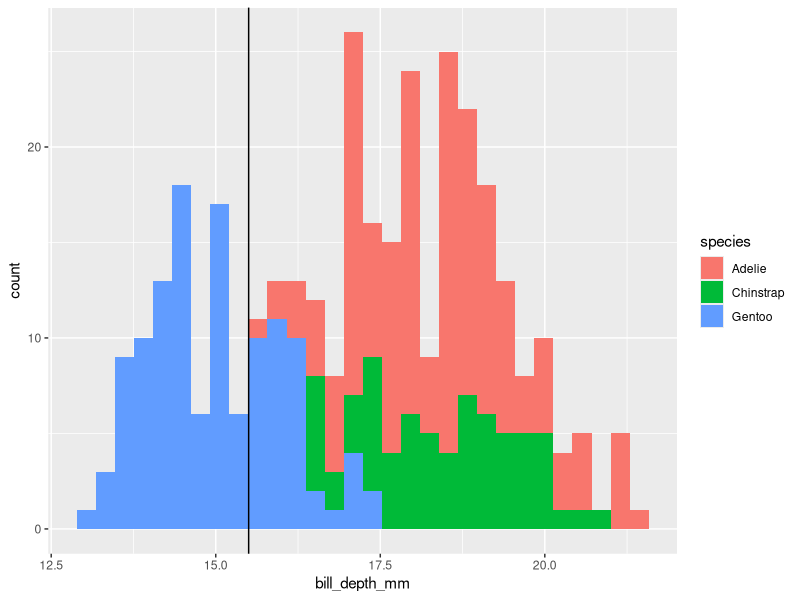

Recreate this plot in R.
## ---- chunk 1
library(tidyverse)
library(palmerpenguins)
library(here)
## ---- chunk 2
#penguins <- read_csv(here("data/penguins_lter.csv"))
penguins <- palmerpenguins::penguins
## ---- chunk 3
gentoo_penguins_long_bill <- penguins %>% 
  filter(species == "Gentoo", bill_depth_mm >= 15.5)
## ---- chunk 4
ggplot(penguins, aes(x = bill_depth_mm, fill = species)) +
  geom_histogram() +
  geom_vline(xintercept = 15.5)
## ---- chunk 5
penguins %>% 
  filter(sex == "male", island == "Biscoe" | island == "Dream")
## ---- chunk 6
penguins %>% 
  filter(sex == "female", species == "Adelie", bill_length_mm < 35)
## ---- chunk 7
penguins %>% 
  filter(sex == "female", species == "Chinstrap", island == "Torgersen" | island == "Dream")
## ---- chunk 8
penguins %>% 
  filter(species == "Gentoos" | body_mass_g > 4500)
## ---- chunk 9
penguins %>%
  select(body_mass_g)
## ---- chunk 10
penguins %>%
  select(bill_length_mm:body_mass_g, year)
## ---- chunk 11
penguins %>%
  select(-island)
## ---- chunk 12
penguins %>%
  select(!c(species, sex, year))
## ---- chunk 13
penguins %>%
  select(species, ends_with("mm"))
## ---- chunk 14
penguins %>%
  select(contains("bill") | ends_with("mm"))
## ---- chunk 15
penguins %>% 
  filter(sex == "female", island == "Dream") %>% 
  select(species, starts_with("bill"))
## ---- chunk 16
penguins %>% 
  relocate(species, .before = sex)
## ---- chunk 17
penguins %>% 
  relocate(bill_length_mm)
## ---- chunk 18
penguins %>% 
  relocate(where(is.factor), .after = where(is.integer))
## ---- chunk 19
penguins %>% 
  rename(flipper_mm = flipper_length_mm)
## ---- chunk 20
penguins %>% 
  rename(island_name = island, penguin_spp = species)
## ---- chunk 21
penguins %>% 
  rename_with(toupper, starts_with("bill"))
## ---- chunk 22
penguins %>%
  mutate(flipper_m = flipper_length_mm / 1000)
## ---- chunk 23
penguins %>% 
  mutate(year_fct = as.factor(year))
## ---- chunk 24
penguins %>% 
  mutate(mass_lb = body_mass_g * 0.0022 )
## ---- chunk 25
penguins %>% 
  mutate(species = as.character(species),
    flipper_cm = flipper_length_mm / 10,
    island = tolower(island))
## ---- chunk 26
penguins %>%  
  filter(species == "Chinstrap") %>% 
  group_by(island) %>%
  summarize(flip_max = max(flipper_length_mm),
            flip_min = min(flipper_length_mm))
## ---- chunk 27
penguins %>% 
  group_by(species, year) %>% 
  summarize(bill_depth_mean = mean(bill_depth_mm, na.rm = TRUE),
            bill_length_mean = mean(bill_length_mm, na.rm = TRUE))
## ---- chunk 28
penguins %>% 
  mutate(bill_ratio = bill_length_mm / bill_depth_mm) %>% 
  select(species, bill_ratio) %>% 
  group_by(species) %>% 
  summarize(bill_ratio_mean = mean(bill_ratio, na.rm = TRUE))
## ---- chunk 29
penguins %>% 
  group_by(island) %>% 
  summarize(across(contains("mm"), median, na.rm = TRUE, .names = "{.col}_median"))
## ---- chunk 30
penguins %>% 
  filter(species == "Adelie") %>%
  group_by(island) %>% 
  summarize(across(where(is.numeric), max, na.rm = TRUE))
## ---- chunk 31
penguins %>% 
  filter(island != "Biscoe") %>% 
  select(species:body_mass_g) %>% 
  rename(spp_penguins = species) %>% 
  group_by(spp_penguins) %>% 
  summarize(across(contains("length"), mean, na.rm = TRUE, .names = "{.col}_mean"))
## ---- chunk 32
penguins %>% 
   count(species, island, year)
## ---- chunk 33
penguins %>% 
  filter(species != "Chinstrap") %>% 
  count(species, sex)
## ---- chunk 34
penguins %>% 
  mutate(study_year = case_when(
         year == 2007 ~ "Year 1",
         year == 2008 ~ "Year 2",
         year == 2009 ~ "Year 3"))
## ---- chunk 35
penguins %>% 
  filter(species == "Chinstrap") %>% 
  select(flipper_length_mm, body_mass_g) %>% 
  mutate(fm_ratio = flipper_length_mm / body_mass_g) %>% 
  mutate(ratio_bin = case_when(
         fm_ratio >= 0.05 ~ "high",
         fm_ratio < 0.05 ~ "low",
         TRUE ~ "no record"))
